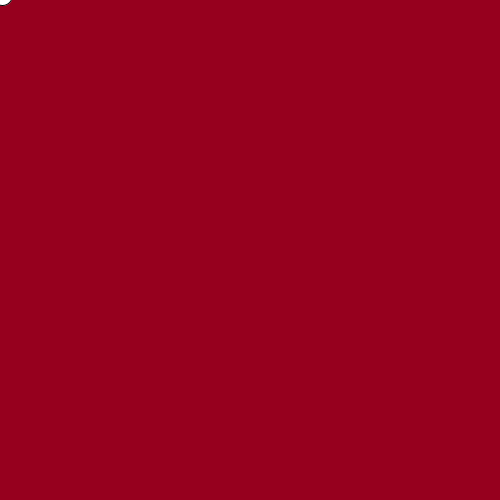
Frame 1 (no input)
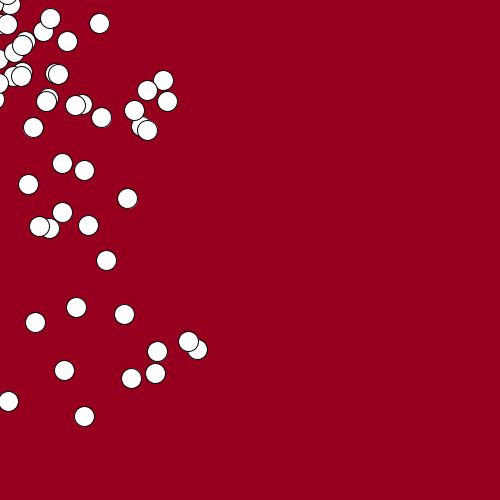
Frame 60 (the mouse pressed at the canvas centre just before this capture)
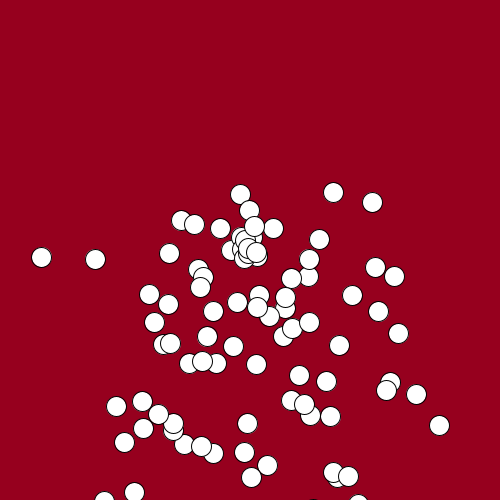
Frame 120 (the mouse held since frame 60 and released just before this capture)

The Processing sketch that drew these frames (run headless with seeded random() and noise(); from frame 60 on, the mouse is pressed at the canvas centre):

// Processing sketch: processing_49536
// ── processing_49536.pde

Particle [] pickles = new Particle [0];  


void setup() {
  size (500, 500);
  smooth ();

  // for(int i=0; i<pickles.length; i++) {
  //   pickles [i] = new Particle ();

  //}
}

void draw() {

  //clear the backgorund
  background (150, 0, 30);

  //adding a new particle into the array
  pickles = (Particle[])append(pickles, new Particle());

  //draw all the particles

  for (int i=0; i<pickles.length; i++) {

    pickles[i].update ();
  }
  //check to see if I have more than 10 particles and if so...

  if (pickles.length>10) {
    pickles = (Particle[])append(pickles, new Particle());
  }
}

class Particle {

  //position properties for our particle
  float x;
  float y;

  //velocity is the change in position every frame
  float velX;
  float velY;
  
  float drag;

  //constructor: this is a special that is 
  //called whenever a Particle is instantiated.
  Particle () {


    // set the x and the y position to be the middle of the screen.
    x = mouseX;
    y = mouseY;


    // set the velocity to be a random number between 
    // -10 and 10 in both x and y directions.
    velX = random (-10, 10);
    velY = random (-10, 10);


    drag = 0.96;
  }

  void update () {

    //velX = *0.9

    //short version

    velX*=drag;
    velY*=drag;

    //add gravity
    velY+=0.5;

    //add the velocity to the position 
    x+= velX;
    y+= velY;  




    //set the fill colour and draw the particle
    fill (255);
    ellipse (x, y, 20, 20);
  }
}


                
                                
